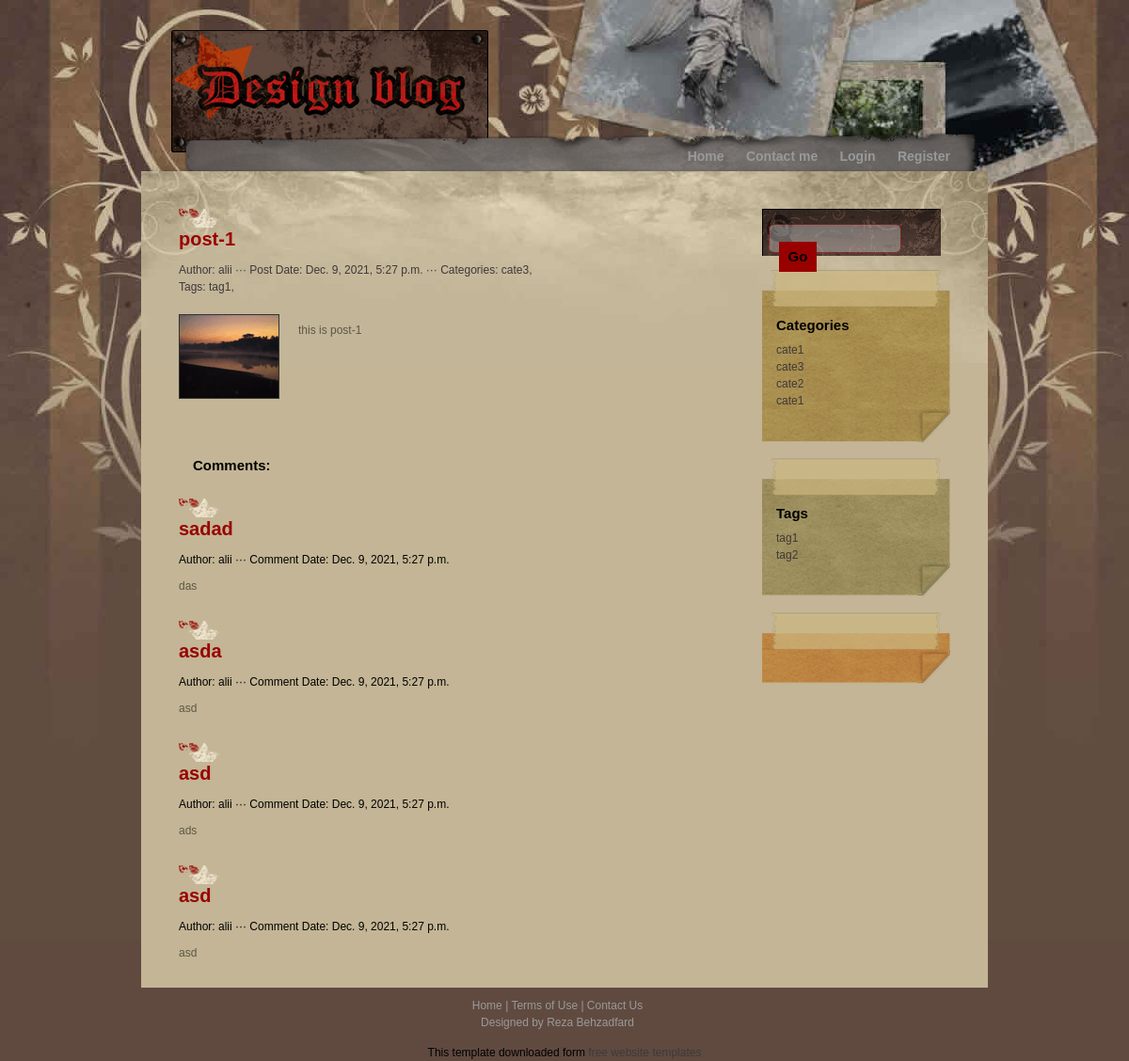
/post-detail/post-1, run on an earlier commit of the app's database.
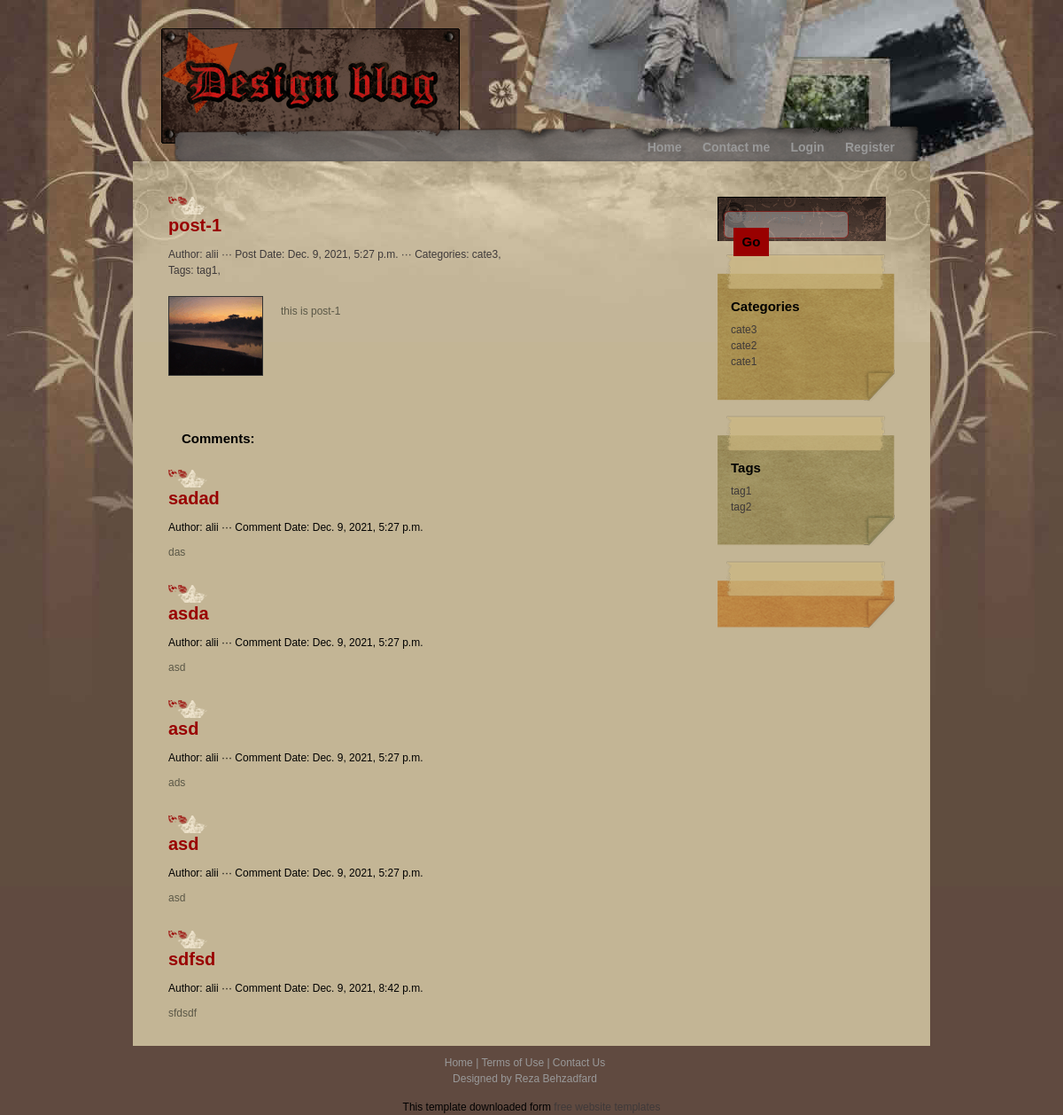
And on a later commit of the database.
### post/models.py (models this page shows, shortened)
class Category(models.Model):
    title = models.CharField(max_length=120)
    slug = models.SlugField(unique=True, max_length=120, null=True, blank=True)
    creator = models.ForeignKey(User, on_delete=SET_NULL, null=True, blank=True)
    parent = models.ForeignKey('self', on_delete=models.PROTECT, blank=True, null=True)
    created_at = models.DateTimeField(auto_now_add=True)
    class Meta:
        unique_together = ('title', 'slug')

class Tag(models.Model):
    title = models.CharField(max_length=120)
    slug = models.SlugField(unique=True, max_length=120, null=True, blank=True)
    creator = models.ForeignKey(User, on_delete=SET_NULL, null=True, blank=True)
    created_at = models.DateTimeField(auto_now_add=True)
    class Meta:
        unique_together = ('title', 'slug')

class Comment(models.Model):
    title = models.CharField(max_length=120)
    content = models.TextField()
    author = models.ForeignKey(User, on_delete=SET_NULL, null=True, blank=True)
    created_at = models.DateTimeField(auto_now_add=True)
    post = models.ForeignKey(Post, on_delete=models.CASCADE)

### post/views.py (the view)
# urls.py: path('post-detail/<slug:slug_text>', post_detail, name='post_detail'),
def post_detail(request, slug_text):
    post = Post.objects.filter(slug = slug_text)
    categories = Category.objects.all().order_by('-created_at')
    tags = Tag.objects.all().order_by('-created_at')
    if post.exists():
        post = post.first()
    else:
        return HttpResponse('<h1>Page Not Found</h1>')
    comments = post.comment_set.all()
    context = {
        'post': post,
        'comments': comments,
        'categories': categories,
        'tags': tags,
    }
    return render(request, 'post/post_detail.html', context)

### post/templates/post/post_detail.html (shortened to what this page needs)
{% extends "post/class_base.html" %}
{% load static %}
{% block menu %}
{% if request.user.is_authenticated %}
<ul>
    <li><a href="{% url 'home' %}">Home</a></li>
    <li><a href="{% url 'contact' %}">Contact me</a></li>
    <li><a href="{% url 'add_post' %}">Add New Post</a></li>
    <li><a href="{% url 'dashboard' %}">Dashboard</a></li>
    <li><a href="{% url 'logout' %}">Logout</a></li>
</ul>
{% else %}
<ul>
    <li><a href="{% url 'home' %}">Home</a></li>
    <li><a href="{% url 'contact' %}">Contact me</a></li>
    <li><a href="{% url 'login' %}">Login</a></li>
    <li><a href="{% url 'register' %}">Register</a></li>
</ul>
{% endif %}
{% endblock menu %}
{% block content %}
    <div style="margin-bottom: 70px;">
        <h1>{{post.title}}</h1><br><br>
        <div class="publish_info">Author: {{post.author.username}} ··· Post Date: {{post.created_at}} ··· Categories: <a href="#">{% for category_ in post.category.all %}{{category_.title}}, {% endfor %}</a></div>
        <div class="publish_info">Tags: {% for tag_ in post.tag.all %}{{tag_.title}}, {% endfor %}</div><br>
        <img src='{{post.image.url}}'/><p>{{post.content}}</p>
    </div>
    <br>
    <br>
    <div class="postDetailComment">
        <h2>Comments: </h2><br>
        {% for comment in comments %}
            <h1>{{comment.title}}</h1><br><br>
            <div class="">Author: {{comment.author.username}} ··· Comment Date: {{comment.created_at}}</div>
            <p>{{comment.content}}</p>
            <br>
        {% endfor %}
    </div>
{% endblock content %}

### post/templates/post/class_base.html (shortened to what this page needs)
{% load static %}
<!DOCTYPE html>
<html lang="en">
<head>
  <link href="https://cdn.jsdelivr.net/npm/bootstrap@5.0.0-beta1/dist/css/bootstrap.min.css" rel="stylesheet"
>
  <link rel="stylesheet" href="{% static 'style.css' %}">
</head>
<body>
  <div id="container_wrapper1">
    <div id="container_wrapper2">
      <div id="container">
        <div id="header">
          <div id="logo">
            <div id="site_slogan"></div>
          </div>
        </div>
        <div id="menu">
          {% block menu %}
          {% endblock menu %}
        </div>
        <div id="content">
          <div id="left_column">
            {% block content %}
            {% endblock content %}
          </div>
          {% if page != 'login' and page != 'register' %}
          <div id="right_column">
            <div class="section">
              <form method="post" action="{% url 'search_post' %}" class="search">
                <input name="search" type="text" placeholder="Search Anything" id="keyword" />
                <input type="submit" value="Go" class="button" />
              </form>
            </div>
            <div class="section">
              <div class="section1_top"></div>
              <div class="section1_middle">
                <h2>Categories</h2>
                <ul>
                  {% for cate in categories %}
                  <li><a href="{% url 'category_reverse' cate.slug %}">{{cate.title}}</a></li>
                  {% endfor %}
                </ul>
              </div>
              <div class="section1_bottom"></div>
            </div>
            <div class="section">
              <div class="section2_top"></div>
              <div class="section2_middle">
                <h2>Tags</h2>
                <ul>
                  {% for tag in tags %}
                  <li>{{tag.title}}</li>
                  {% endfor %}
                </ul>
              </div>
              <div class="section2_bottom"></div>
            </div>
            <div class="section">
              <div class="section3_top"></div>
              <div class="section3_bottom"></div>
            </div>
          </div>
          {% endif %}
        </div>
        <div id="bottom">
          <div id="footer"> <a href="{% url 'home' %}">Home</a> | <a href="#">Terms of Use</a> | <a href="#">Contact Us</a> <br />
            Designed by <a href="#">Reza Behzadfard</a>
          </div>
        </div>
      </div>
    </div>
  </div>
  <div align=center>This template downloaded form <a href='http://all-free-download.com/free-website-templates/'>free
      website templates</a></div>
</body>
</body>
</html>

What changed in the data, as far as the page shows it:
removed Category: title "cate1", shown under "Categories"
added Comment: title "sdfsd", author.username "alii", created_at "Dec. 9, 2021, 8:42 p.m.", content "sfdsdf"
